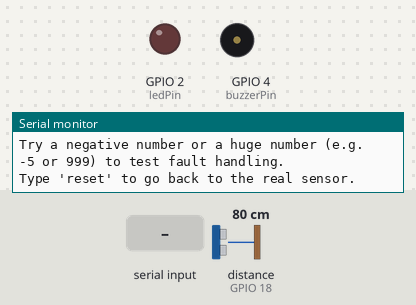
Recording of a sketch running on a simulated ESP32. Parts: output pins drawn as LEDs (lit = HIGH), buzzer (waves = sounding), the last lines printed to the serial monitor. Wiring (from diagram.json): ultrasonic range finder: trigger GPIO 5; echo GPIO 18. The inputs (shaded band) are chosen by the test bench; at power-on: distance to the obstacle (sensor on GPIO 18) 80 cm. The echo pulse lasts 58.3 µs per cm; pins used as bus, display or sensor lines are not drawn.

Above: at 1.2 s.
1.3 s: distance to the obstacle (sensor on GPIO 18) set to 163 cm
9.8 s: distance to the obstacle (sensor on GPIO 18) set to 172 cm
16.5 s: "reset\n" received over Serial
18.0 s: "danger\n" received over Serial
19.5 s: "90,45\n" received over Serial
25.5 s: "30,150\n" received over Serial
At 30.4 s:
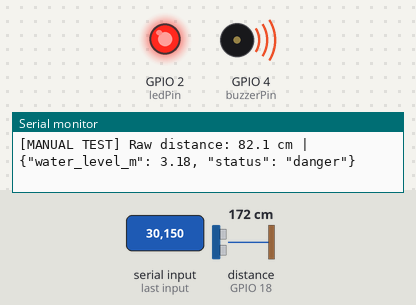
Timing chart, 0 to 31.9 s (numbered marks = the images above; inputs shaded):
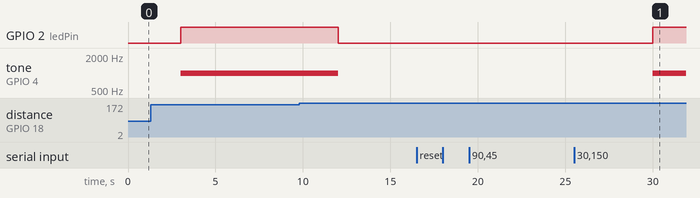

The sketch:

sketch.ino
```cpp
const int trigPin = 5;
const int echoPin = 18;
const int ledPin = 2;
const int buzzerPin = 4;

float readings[5] = {0, 0, 0, 0, 0};
int idx = 0;
unsigned long lastRead = 0;
const unsigned long INTERVAL = 3000; // read every 3 seconds, non-blocking

// CHANGE 1: danger threshold updated from 2.5m -> 3.0m
const float WARNING_THRESHOLD = 1.5;
const float DANGER_THRESHOLD = 3.0;

// CHANGE 2: manual fault injection via Serial, to demo broken sensor handling
float manualOverride = -999; // -999 means "no override, use real sensor"

void setup() {
  Serial.begin(115200);
  pinMode(trigPin, OUTPUT);
  pinMode(echoPin, INPUT);
  pinMode(ledPin, OUTPUT);
  pinMode(buzzerPin, OUTPUT);
  Serial.println("Flood monitor node starting...");
  Serial.println("Type a number in Serial Monitor + Enter to simulate a sensor reading.");
  Serial.println("Try a negative number or a huge number (e.g. -5 or 999) to test fault handling.");
  Serial.println("Type 'reset' to go back to the real sensor.");
}

float readDistance() {
  digitalWrite(trigPin, LOW);
  delayMicroseconds(2);
  digitalWrite(trigPin, HIGH);
  delayMicroseconds(10);
  digitalWrite(trigPin, LOW);

  long duration = pulseIn(echoPin, HIGH, 30000); // 30ms timeout
  if (duration == 0) return -1; // no echo received

  float distance = duration * 0.034 / 2;
  return distance;
}

bool isPlausible(float val) {
  return (val > 0 && val < 400);
}

void checkSerialInput() {
  if (Serial.available() > 0) {
    String input = Serial.readStringUntil('\n');
    input.trim();
    if (input.equalsIgnoreCase("reset")) {
      manualOverride = -999;
      Serial.println(">> Override cleared. Using real sensor readings again.");
    } else {
      manualOverride = input.toFloat();
      Serial.print(">> Manual test value set: ");
      Serial.println(manualOverride);
    }
  }
}

void loop() {
  checkSerialInput(); // always listening for manual test input

  if (millis() - lastRead >= INTERVAL) {
    lastRead = millis();

    float raw;
    bool isManual = (manualOverride != -999);
    raw = isManual ? manualOverride : readDistance();

    if (!isPlausible(raw)) {
      // CHANGE 2 in action: broken/impossible reading is caught here,
      // treated as a FAULT, not passed through as a real measurement.
      Serial.print(isManual ? "[MANUAL TEST] " : "");
      Serial.print("REJECTED: implausible or missing reading (raw = ");
      Serial.print(raw);
      Serial.println(") -> SENSOR FAULT, no alarm triggered");
      noTone(buzzerPin);
      digitalWrite(ledPin, LOW);
      return;
    }

    readings[idx % 5] = raw;
    idx++;

    float sum = 0;
    for (int i = 0; i < 5; i++) sum += readings[i];
    float smoothed = sum / 5.0;

    // sensor mounted above water: smaller distance = higher water level
    // assume sensor is 3m (300cm) above the riverbed at max
    float waterLevel = (400.0 - smoothed) / 100.0;
    if (waterLevel < 0) waterLevel = 0;

    String status;
    if (waterLevel > DANGER_THRESHOLD) status = "danger";
    else if (waterLevel > WARNING_THRESHOLD) status = "warning";
    else status = "safe";

    // LED + buzzer react
    if (status == "danger") {
      digitalWrite(ledPin, HIGH);
      tone(buzzerPin, 1000); // 1kHz beep, continuous while in danger
    } else {
      digitalWrite(ledPin, LOW);
      noTone(buzzerPin);
    }

    Serial.print(isManual ? "[MANUAL TEST] " : "");
    Serial.print("Raw distance: ");
    Serial.print(smoothed, 1);
    Serial.print(" cm | ");
    Serial.print("{\"water_level_m\": ");
    Serial.print(waterLevel, 2);
    Serial.print(", \"status\": \"");
    Serial.print(status);
    Serial.println("\"}");
  }
}
```

Measured:
- after the input at 25.5 s, GPIO 2 (ledPin): LOW → HIGH after 4.5 s instead of 7.5 s; tone on GPIO 4 (buzzerPin): silent → 1000 Hz after 4.5 s instead of 7.5 s
